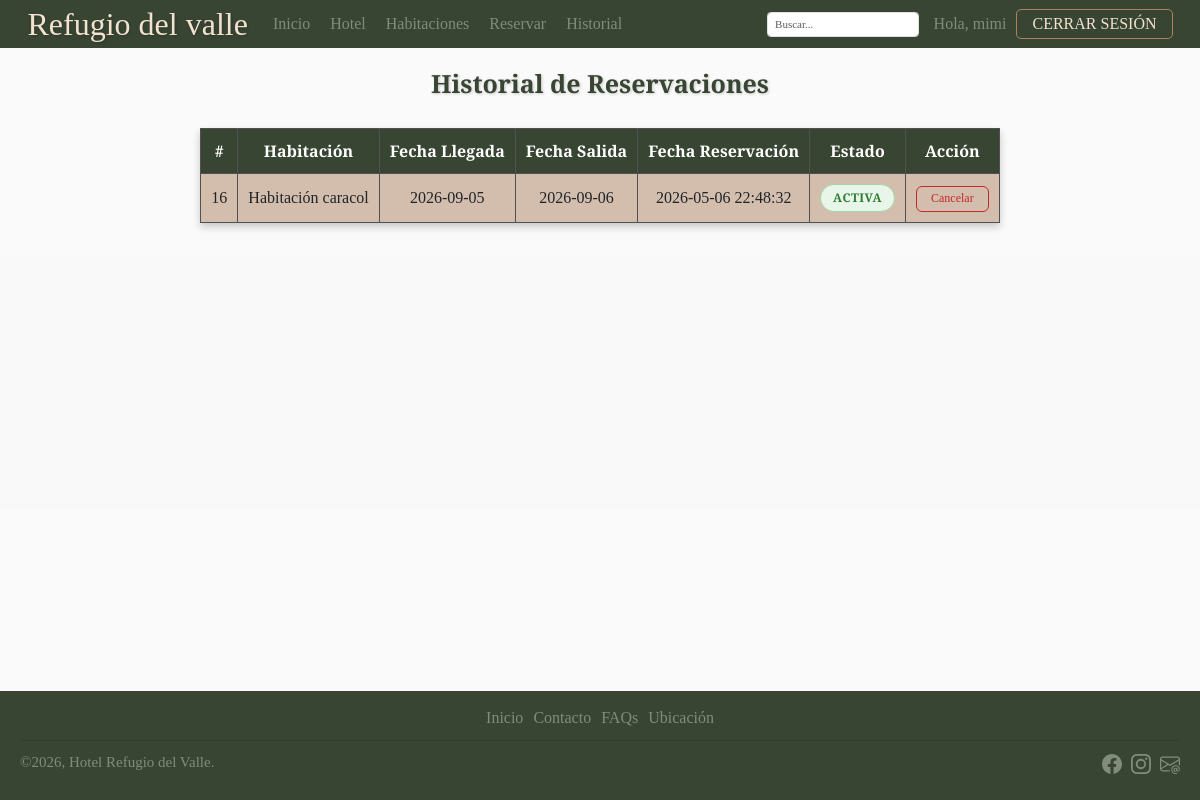
/historial_reservaciones.php (signed in), run on the app's committed database.
### tables this page shows
CREATE TABLE `reservaciones` (
  `id` int(11) NOT NULL,
  `habitacion_id` int(11) NOT NULL,
  `nombre` varchar(255) NOT NULL,
  `email` varchar(255) NOT NULL,
  `telefono` varchar(20) DEFAULT NULL,
  `fecha_llegada` date NOT NULL,
  `fecha_salida` date NOT NULL,
  `fecha_reservacion` datetime NOT NULL DEFAULT current_timestamp(),
  `estado` enum('activa','cancelada') NOT NULL DEFAULT 'activa'
);

CREATE TABLE `habitaciones` (
  `id` int(11) NOT NULL,
  `titulo` varchar(255) NOT NULL,
  `precio` decimal(10,2) NOT NULL,
  `imagen` varchar(255) NOT NULL,
  `descripcion` text NOT NULL,
  `fecha_creacion` timestamp NOT NULL DEFAULT current_timestamp(),
  `categoria` enum('Estandar','Superior') NOT NULL DEFAULT 'Estandar',
  `disponibilidad` tinyint(1) NOT NULL DEFAULT 1
);

### historial_reservaciones.php (the view, shortened to what this page needs)
<?php
include $_SERVER['DOCUMENT_ROOT'] . '/public/header.php';
$id_usuario = $_SESSION['id_usuario'];
try {
    $sql = "SELECT r.id, r.habitacion_id, r.nombre, r.email, r.telefono,
                   r.fecha_llegada, r.fecha_salida, r.fecha_reservacion,
                   r.estado,
                   h.titulo AS habitacion
              FROM reservaciones r
              JOIN habitaciones  h ON r.habitacion_id = h.id
             WHERE r.email = (SELECT email FROM usuarios WHERE id_usuario = ?)
             ORDER BY r.fecha_reservacion DESC";
    $stmt = $conn->prepare($sql);
    $stmt->execute([$id_usuario]);
    $reservaciones = $stmt->fetchAll(PDO::FETCH_ASSOC);
} catch (PDOException $e) {
    echo "Error al obtener el historial de reservaciones: " . $e->getMessage();
    exit();
}
$ahora = new DateTime();
?>
<!DOCTYPE html>
<html lang="es">
<head>
    <link rel="stylesheet" href="/public/css/estilo-historial.css">
</head>
<body>
    <div class="overlay"></div>
    <main class="contenedor-historial">
        <h1>Historial de Reservaciones</h1>
        <?php if (empty($reservaciones)): ?>
            <p class="mensaje-sin-datos">No tienes reservaciones registradas.</p>
        <?php else: ?>
            <table class="tabla-historial">
                <thead>
                    <tr>
                        <th>#</th>
                        <th>Habitación</th>
                        <th>Fecha Llegada</th>
                        <th>Fecha Salida</th>
                        <th>Fecha Reservación</th>
                        <th>Estado</th>
                        <th>Acción</th>
                    </tr>
                </thead>
                <tbody>
                    <?php foreach ($reservaciones as $r):
                        $fecha_llegada      = new DateTime($r['fecha_llegada']);
                        $seg_restantes      = $fecha_llegada->getTimestamp() - $ahora->getTimestamp();
                        $cancelable         = ($r['estado'] === 'activa') && ($seg_restantes > 48 * 3600);
                        if ($r['estado'] === 'cancelada') {
                            $badge_clase = 'badge-cancelada';
                            $badge_texto = 'Cancelada';
                        } elseif ($seg_restantes <= 0) {
                            $badge_clase = 'badge-vencida';
                            $badge_texto = 'Completada';
                        } else {
                            $badge_clase = 'badge-activa';
                            $badge_texto = 'Activa';
                        }
                        $tooltip = '';
                    ?>
                        <tr>
                            <td><?= htmlspecialchars($r['id']) ?></td>
                            <td><?= htmlspecialchars($r['habitacion']) ?></td>
                            <td><?= htmlspecialchars($r['fecha_llegada']) ?></td>
                            <td><?= htmlspecialchars($r['fecha_salida']) ?></td>
                            <td><?= htmlspecialchars($r['fecha_reservacion']) ?></td>
                            <td>
                                <span class="badge-estado <?= $badge_clase ?>"
                                      <?= $tooltip ? 'title="' . htmlspecialchars($tooltip) . '"' : '' ?>>
                                    <?= $badge_texto ?>
                                </span>
                            </td>
                            <td>
                                <?php if ($cancelable): ?>
                                    <button class="btn-cancelar"
                                            onclick="abrirModal(<?= $r['id'] ?>, '<?= htmlspecialchars($r['habitacion'], ENT_QUOTES) ?>', '<?= htmlspecialchars($r['fecha_llegada'], ENT_QUOTES) ?>')">
                                        Cancelar
                                    </button>
                                <?php elseif ($tooltip): ?>
                                    <span style="font-size:11px;color:#999;" title="<?= htmlspecialchars($tooltip) ?>">
                                        No cancelable
                                    </span>
                                <?php else: ?>
                                    <span style="font-size:11px;color:#ccc;">—</span>
                                <?php endif; ?>
                            </td>
                        </tr>
                    <?php endforeach; ?>
                </tbody>
            </table>
        <?php endif; ?>
    </main>
    <?php include $_SERVER['DOCUMENT_ROOT'] . '/public/footer.php'; ?>
</body>
</html>

### css/index.css (style rules this page uses)
:root { --fondo: #f4f4f4; --primario: #F4E2D1; --secundario: #384533; --verdeClaro: #d2d3c1; --colorLinks: #818c7b; --arcilla: #ab8160; --grisOscuro: #515151; --blanco: #ffffff; }
html { box-sizing: border-box; font-size: 62.5%; }
*, *:before, *:after { box-sizing: inherit; }
body { font-family: 'Merriweather'; font-size: 1.6rem; background-color: var(--fondo); }
h1 { color: var(--primario); text-shadow: 0.1rem 0.1rem 0.3rem rgba(0, 0, 0, 0.2); margin: 0; }

### css/estilo-historial.css (style rules this page uses)
:root { --secundario: #384533; --verdeClaro: #d2d3c1; --colorLinks: #818c7b; --arcilla: #ab8160; --grisOscuro: #515151; --blanco: #ffffff; --cafe: #644938; }
html, body { height: 100%; margin: 0; display: flex; flex-direction: column; }
main { flex: 1; }
body { background-image: url('../images/fondo-formulario.jpg'); background-size: cover; background-repeat: no-repeat; background-position: center; background-attachment: fixed; }
.overlay { position: absolute; top: 0; left: 0; width: 100%; height: 100%; background-color: rgba(255, 255, 255, 0.5); z-index: -1; }
.contenedor-historial { max-width: 80%; margin: 2rem auto; display: flex; flex-direction: column; align-items: center; text-align: center; }
.contenedor-historial h1 { font-size: 2.5rem; font-weight: bold; color: var(--secundario); margin-bottom: 1rem; }
.tabla-historial { width: 100%; border-collapse: collapse; margin-top: 2rem; backdrop-filter: blur(10px); background-color: rgba(171, 129, 96, 0.5); box-shadow: 0 4px 8px rgba(0, 0, 0, 0.2); }
.tabla-historial th, .tabla-historial td { border: 1px solid var(--grisOscuro); padding: 1rem; text-align: center; }
.tabla-historial th { background-color: var(--secundario); color: var(--blanco); }
.badge-estado { display: inline-block; padding: 4px 12px; border-radius: 20px; font-size: 12px; font-weight: 600; letter-spacing: .5px; text-transform: uppercase; }
.badge-activa { background: #e8f5e9; color: #2e7d32; border: 1px solid #a5d6a7; }
.btn-cancelar { background: transparent; border: 1px solid #c62828; color: #c62828; padding: 5px 14px; border-radius: 6px; font-size: 12px; font-family: inherit; cursor: pointer; transition: background .15s, color .15s; white-space: nowrap; }

### data on the page
reservaciones: id "16", habitacion.titulo "Habitación caracol", fecha_llegada "2026-09-05", fecha_salida "2026-09-06", fecha_reservacion "2026-05-06 22:48:32", badge_texto "ACTIVA"

### other printed values
$nombreUsuario "mimi"
